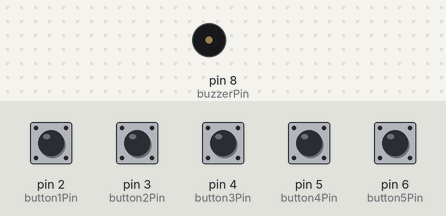
A sketch run on a simulated Arduino Uno, built with avr-gcc and run on an emulated ATmega328P. Shown: buzzer (waves = sounding). The test bench sets the inputs (shaded band); at power-on: pin 2 (button1Pin), pin 3 (button2Pin), pin 4 (button3Pin), pin 5 (button4Pin), pin 6 (button5Pin) LOW.

Above: at 1.2 s.
1.3 s: pin 2 (button1Pin) pulled HIGH for 0.15 s
At 1.4 s:
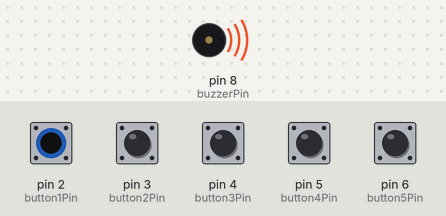
Timing chart, 0 to 4.3 s (numbered marks = the images above; inputs shaded):
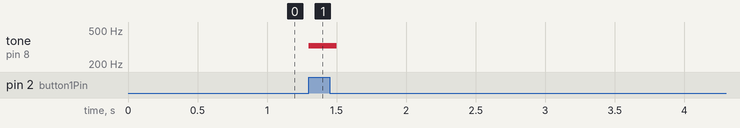

The sketch:

mini-piano.ino
```cpp
/* Code written by Adrien Louvrier, 16/01/2021
 *
 *  Objective : make a mini piano with 5 notes
 *  Card used : Arduino Uno
 *
 * Eletronic circuit :
 *
 * input :
 *  - 5 buttons connected to 5V and grd
 *  - 5 10KOhms resistances connected to pins 2 to 6 and 5V
 *  (each resistance is in parallel with one button)
 *
 * output :
 *  - Passive buzzer connected to pin 8 and grd
 */

#define button1Pin 2 //buttons
#define button2Pin 3
#define button3Pin 4
#define button4Pin 5
#define button5Pin 6

#define buzzerPin 8 // buzzer

#define DO 262 // Notes frequencies
#define RE 292
#define MI 329
#define FA 349
#define SOL 392
#define LA 440
#define SI 494

#define FA_SHARP 370
#define SOL_SHARP 415
#define LA_SHARP 466

#define DURATION 50 // Duration of a note

void setup() {
  // Set the buttons pins in input mode
  digitalWrite(button1Pin, INPUT);
  digitalWrite(button2Pin, INPUT);
  digitalWrite(button3Pin, INPUT);
  digitalWrite(button4Pin, INPUT);
  digitalWrite(button5Pin, INPUT);

  // Set the buzzer pin in output mode
  digitalWrite(buzzerPin, OUTPUT);
}

void loop() {
  // Reading  the values from the buttons
  int button1State = digitalRead(button1Pin);
  int button2State = digitalRead(button2Pin);
  int button3State = digitalRead(button3Pin);
  int button4State = digitalRead(button4Pin);
  int button5State = digitalRead(button5Pin);

  // Play notes according to the button state
  if (button1State){
    tone(buzzerPin, MI, DURATION);
  }
  if (button2State){
    tone(buzzerPin, FA_SHARP, DURATION);
  }
  if (button3State){
    tone(buzzerPin, SOL_SHARP, DURATION);
  }
  if (button4State){
    tone(buzzerPin, LA_SHARP, DURATION);
  }
  if (button5State){
    tone(buzzerPin, SI, DURATION);
  }
}
```

Measured:
- after the input at 1.3 s, tone on pin 8 (buzzerPin): silent → 329 Hz at once, → silent 0.20 s later
